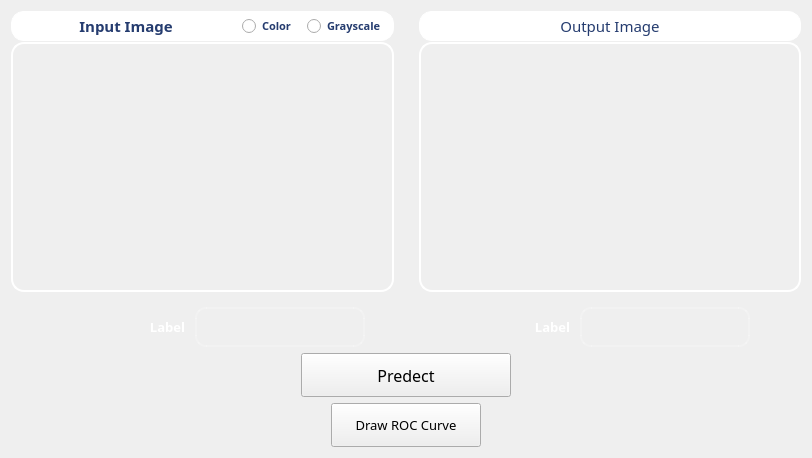
      <widget class="QWidget" name="tab_2">
       <attribute name="title">
        <string>Face Recognition</string>
       </attribute>
       <layout class="QGridLayout" name="gridLayout_230">
        <item row="0" column="0">
         <layout class="QGridLayout" name="gridLayout_229">
          <item row="2" column="0">
           <spacer name="horizontalSpacer_47">
            <property name="orientation">
             <enum>Qt::Horizontal</enum>
            </property>
            <property name="sizeHint" stdset="0">
             <size>
              <width>40</width>
              <height>20</height>
             </size>
            </property>
           </spacer>
          </item>
          <item row="2" column="1">
           <widget class="QPushButton" name="roc_btn">
            <property name="minimumSize">
             <size>
              <width>150</width>
              <height>44</height>
             </size>
            </property>
            <property name="font">
             <font>
              <family>Yu Gothic UI Semibold</family>
              <pointsize>10</pointsize>
             </font>
            </property>
            <property name="cursor">
             <cursorShape>PointingHandCursor</cursorShape>
            </property>
            <property name="text">
             <string>Draw ROC Curve</string>
            </property>
           </widget>
          </item>
          <item row="2" column="2">
           <spacer name="horizontalSpacer_48">
            <property name="orientation">
             <enum>Qt::Horizontal</enum>
            </property>
            <property name="sizeHint" stdset="0">
             <size>
              <width>40</width>
              <height>20</height>
             </size>
            </property>
           </spacer>
          </item>
          <item row="1" column="0" colspan="3">
           <layout class="QGridLayout" name="gridLayout_228">
            <item row="0" column="1">
             <widget class="QPushButton" name="predect_faces_btn">
              <property name="sizePolicy">
               <sizepolicy hsizetype="Fixed" vsizetype="Fixed">
                <horstretch>0</horstretch>
                <verstretch>0</verstretch>
               </sizepolicy>
              </property>
              <property name="minimumSize">
               <size>
                <width>210</width>
                <height>44</height>
               </size>
              </property>
              <property name="font">
               <font>
                <family>Yu Gothic UI Semibold</family>
                <pointsize>12</pointsize>
                <weight>50</weight>
                <bold>false</bold>
               </font>
              </property>
              <property name="cursor">
               <cursorShape>PointingHandCursor</cursorShape>
              </property>
              <property name="styleSheet">
               <string notr="true"/>
              </property>
              <property name="text">
               <string>Predect</string>
              </property>
             </widget>
            </item>
            <item row="0" column="2">
             <spacer name="horizontalSpacer_40">
              <property name="orientation">
               <enum>Qt::Horizontal</enum>
              </property>
              <property name="sizeHint" stdset="0">
               <size>
                <width>40</width>
                <height>20</height>
               </size>
              </property>
             </spacer>
            </item>
            <item row="0" column="0">
             <spacer name="horizontalSpacer_30">
              <property name="orientation">
               <enum>Qt::Horizontal</enum>
              </property>
              <property name="sizeHint" stdset="0">
               <size>
                <width>40</width>
                <height>20</height>
               </size>
              </property>
             </spacer>
            </item>
           </layout>
          </item>
          <item row="0" column="0" colspan="3">
           <layout class="QGridLayout" name="gridLayout_227" columnstretch="1,1">
            <property name="horizontalSpacing">
             <number>25</number>
            </property>
            <item row="0" column="0">
             <layout class="QGridLayout" name="gridLayout_218" rowstretch="1,0">
              <property name="verticalSpacing">
               <number>15</number>
              </property>
              <item row="0" column="0">
               <layout class="QGridLayout" name="gridLayout_219" rowstretch="0,1">
                <property name="verticalSpacing">
                 <number>1</number>
                </property>
                <item row="1" column="0">
                 <widget class="ImageView" name="widget_face_recognition_input_img" native="true">
                  <property name="minimumSize">
                   <size>
                    <width>350</width>
                    <height>250</height>
                   </size>
                  </property>
                  <property name="cursor">
                   <cursorShape>PointingHandCursor</cursorShape>
                  </property>
                  <property name="toolTip">
                   <string>Double-click to add an image</string>
                  </property>
                  <property name="styleSheet">
                   <string notr="true">/*border: 1px solid white;
border-radius: 10px;*/
border: 2px solid white;
border-radius: 13px;
color: white;
background-color: rgba(255, 255, 255, 0);</string>
                  </property>
                 </widget>
                </item>
                <item row="0" column="0">
                 <layout class="QGridLayout" name="gridLayout_220" columnstretch="1,0">
                  <property name="horizontalSpacing">
                   <number>0</number>
                  </property>
                  <item row="0" column="1">
                   <layout class="QGridLayout" name="gridLayout_221">
                    <property name="horizontalSpacing">
                     <number>0</number>
                    </property>
                    <item row="0" column="0">
                     <widget class="QRadioButton" name="radioButton_face_recognition_color">
                      <property name="sizePolicy">
                       <sizepolicy hsizetype="Preferred" vsizetype="Fixed">
                        <horstretch>0</horstretch>
                        <verstretch>0</verstretch>
                       </sizepolicy>
                      </property>
                      <property name="minimumSize">
                       <size>
                        <width>65</width>
                        <height>30</height>
                       </size>
                      </property>
                      <property name="font">
                       <font>
                        <family>Yu Gothic UI Semibold</family>
                        <pointsize>8</pointsize>
                        <weight>75</weight>
                        <bold>true</bold>
                       </font>
                      </property>
                      <property name="cursor">
                       <cursorShape>PointingHandCursor</cursorShape>
                      </property>
                      <property name="toolTip">
                       <string>Choose the colorization of the input image</string>
                      </property>
                      <property name="styleSheet">
                       <string notr="true">color: rgb(37, 60, 111);
background-color: white;
border: 1px solid white;</string>
                      </property>
                      <property name="text">
                       <string>Color</string>
                      </property>
                     </widget>
                    </item>
                    <item row="0" column="1">
                     <widget class="QRadioButton" name="radioButton_face_recognition_grayscale">
                      <property name="sizePolicy">
                       <sizepolicy hsizetype="Preferred" vsizetype="Fixed">
                        <horstretch>0</horstretch>
                        <verstretch>0</verstretch>
                       </sizepolicy>
                      </property>
                      <property name="minimumSize">
                       <size>
                        <width>88</width>
                        <height>30</height>
                       </size>
                      </property>
                      <property name="font">
                       <font>
                        <family>Yu Gothic UI Semibold</family>
                        <pointsize>8</pointsize>
                        <weight>75</weight>
                        <bold>true</bold>
                       </font>
                      </property>
                      <property name="cursor">
                       <cursorShape>PointingHandCursor</cursorShape>
                      </property>
                      <property name="toolTip">
                       <string>Choose the colorization of the input image</string>
                      </property>
                      <property name="styleSheet">
                       <string notr="true">color: rgb(37, 60, 111);
background-color: white;
border: 1px solid white;
border-top-right-radius: 13px;
border-bottom-right-radius: 13px;
padding-right: 2px;
</string>
                      </property>
                      <property name="text">
                       <string>Grayscale</string>
                      </property>
                     </widget>
                    </item>
                   </layout>
                  </item>
                  <item row="0" column="0">
                   <widget class="QLabel" name="label_input_img">
                    <property name="sizePolicy">
                     <sizepolicy hsizetype="Preferred" vsizetype="Fixed">
                      <horstretch>0</horstretch>
                      <verstretch>0</verstretch>
                     </sizepolicy>
                    </property>
                    <property name="minimumSize">
                     <size>
                      <width>197</width>
                      <height>30</height>
                     </size>
                    </property>
                    <property name="font">
                     <font>
                      <family>Yu Gothic</family>
                      <pointsize>11</pointsize>
                      <weight>75</weight>
                      <bold>true</bold>
                     </font>
                    </property>
                    <property name="styleSheet">
                     <string notr="true">color: rgb(37, 60, 111);
background-color: white;
border: 1px solid white;
border-top-left-radius: 13px;
border-bottom-left-radius: 13px;</string>
                    </property>
                    <property name="text">
                     <string>Input Image</string>
                    </property>
                    <property name="alignment">
                     <set>Qt::AlignCenter</set>
                    </property>
                    <property name="wordWrap">
                     <bool>false</bool>
                    </property>
                   </widget>
                  </item>
                 </layout>
                </item>
               </layout>
              </item>
              <item row="1" column="0">
               <layout class="QGridLayout" name="gridLayout_224">
                <property name="horizontalSpacing">
                 <number>10</number>
                </property>
                <item row="0" column="1">
                 <widget class="QLabel" name="label_100">
                  <property name="sizePolicy">
                   <sizepolicy hsizetype="Fixed" vsizetype="Fixed">
                    <horstretch>0</horstretch>
                    <verstretch>0</verstretch>
                   </sizepolicy>
                  </property>
                  <property name="minimumSize">
                   <size>
                    <width>145</width>
                    <height>0</height>
                   </size>
                  </property>
                  <property name="maximumSize">
                   <size>
                    <width>145</width>
                    <height>16777215</height>
                   </size>
                  </property>
                  <property name="font">
                   <font>
                    <family>Yu Gothic UI Semibold</family>
                    <pointsize>10</pointsize>
                    <weight>75</weight>
                    <bold>true</bold>
                   </font>
                  </property>
                  <property name="styleSheet">
                   <string notr="true">border-radius: 11px;
color: white;
</string>
                  </property>
                  <property name="text">
                   <string>Label</string>
                  </property>
                  <property name="alignment">
                   <set>Qt::AlignRight|Qt::AlignTrailing|Qt::AlignVCenter</set>
                  </property>
                 </widget>
                </item>
                <item row="0" column="2">
                 <widget class="QLabel" name="label_left">
                  <property name="sizePolicy">
                   <sizepolicy hsizetype="Fixed" vsizetype="Fixed">
                    <horstretch>0</horstretch>
                    <verstretch>0</verstretch>
                   </sizepolicy>
                  </property>
                  <property name="minimumSize">
                   <size>
                    <width>170</width>
                    <height>40</height>
                   </size>
                  </property>
                  <property name="maximumSize">
                   <size>
                    <width>170</width>
                    <height>16777215</height>
                   </size>
                  </property>
                  <property name="font">
                   <font>
                    <family>Yu Gothic UI Semibold</family>
                    <pointsize>11</pointsize>
                    <weight>75</weight>
                    <bold>true</bold>
                   </font>
                  </property>
                  <property name="toolTip">
                   <string>Computation time</string>
                  </property>
                  <property name="styleSheet">
                   <string notr="true">border: 2px solid rgba(255, 255, 255, 50);
border-radius: 11px;
color: white;</string>
                  </property>
                  <property name="text">
                   <string/>
                  </property>
                  <property name="alignment">
                   <set>Qt::AlignCenter</set>
                  </property>
                 </widget>
                </item>
                <item row="0" column="0">
                 <spacer name="horizontalSpacer_45">
                  <property name="orientation">
                   <enum>Qt::Horizontal</enum>
                  </property>
                  <property name="sizeHint" stdset="0">
                   <size>
                    <width>40</width>
                    <height>20</height>
                   </size>
                  </property>
                 </spacer>
                </item>
                <item row="0" column="3">
                 <spacer name="horizontalSpacer_46">
                  <property name="orientation">
                   <enum>Qt::Horizontal</enum>
                  </property>
                  <property name="sizeHint" stdset="0">
                   <size>
                    <width>40</width>
                    <height>20</height>
                   </size>
                  </property>
                 </spacer>
                </item>
               </layout>
              </item>
             </layout>
            </item>
            <item row="0" column="1">
             <layout class="QGridLayout" name="gridLayout_226" rowstretch="1,0">
              <property name="verticalSpacing">
               <number>15</number>
              </property>
              <item row="0" column="0">
               <layout class="QGridLayout" name="gridLayout_222" rowstretch="0,1">
                <property name="verticalSpacing">
                 <number>1</number>
                </property>
                <item row="0" column="0">
                 <widget class="QLabel" name="label_output_img">
                  <property name="sizePolicy">
                   <sizepolicy hsizetype="Preferred" vsizetype="Fixed">
                    <horstretch>0</horstretch>
                    <verstretch>0</verstretch>
                   </sizepolicy>
                  </property>
                  <property name="minimumSize">
                   <size>
                    <width>0</width>
                    <height>30</height>
                   </size>
                  </property>
                  <property name="font">
                   <font>
                    <family>Yu Gothic UI Semibold</family>
                    <pointsize>11</pointsize>
                    <weight>50</weight>
                    <bold>false</bold>
                   </font>
                  </property>
                  <property name="styleSheet">
                   <string notr="true">color: rgb(37, 60, 111);
background-color: white;
border: 1px solid white;
border-radius: 13px;</string>
                  </property>
                  <property name="text">
                   <string>Output Image</string>
                  </property>
                  <property name="alignment">
                   <set>Qt::AlignCenter</set>
                  </property>
                 </widget>
                </item>
                <item row="1" column="0">
                 <widget class="ImageView" name="widget_face_recognition_output_img" native="true">
                  <property name="minimumSize">
                   <size>
                    <width>350</width>
                    <height>250</height>
                   </size>
                  </property>
                  <property name="styleSheet">
                   <string notr="true">/*border: 1px solid white;
border-radius: 10px;*/
border: 2px solid white;
border-radius: 13px;</string>
                  </property>
                 </widget>
                </item>
               </layout>
              </item>
              <item row="1" column="0">
               <layout class="QGridLayout" name="gridLayout_225">
                <property name="horizontalSpacing">
                 <number>10</number>
                </property>
                <item row="0" column="0">
                 <spacer name="horizontalSpacer_43">
                  <property name="orientation">
                   <enum>Qt::Horizontal</enum>
                  </property>
                  <property name="sizeHint" stdset="0">
                   <size>
                    <width>40</width>
                    <height>20</height>
                   </size>
                  </property>
                 </spacer>
                </item>
                <item row="0" column="1">
                 <widget class="QLabel" name="label_101">
                  <property name="sizePolicy">
                   <sizepolicy hsizetype="Fixed" vsizetype="Fixed">
                    <horstretch>0</horstretch>
                    <verstretch>0</verstretch>
                   </sizepolicy>
                  </property>
                  <property name="minimumSize">
                   <size>
                    <width>100</width>
                    <height>0</height>
                   </size>
                  </property>
                  <property name="maximumSize">
                   <size>
                    <width>100</width>
                    <height>16777215</height>
                   </size>
                  </property>
                  <property name="font">
                   <font>
                    <family>Yu Gothic UI Semibold</family>
                    <pointsize>10</pointsize>
                    <weight>75</weight>
                    <bold>true</bold>
                   </font>
                  </property>
                  <property name="styleSheet">
                   <string notr="true">border-radius: 11px;
color: white;
</string>
                  </property>
                  <property name="text">
                   <string>Label</string>
                  </property>
                  <property name="alignment">
                   <set>Qt::AlignRight|Qt::AlignTrailing|Qt::AlignVCenter</set>
                  </property>
                 </widget>
                </item>
                <item row="0" column="2">
                 <widget class="QLabel" name="label_right">
                  <property name="sizePolicy">
                   <sizepolicy hsizetype="Fixed" vsizetype="Fixed">
                    <horstretch>0</horstretch>
                    <verstretch>0</verstretch>
                   </sizepolicy>
                  </property>
                  <property name="minimumSize">
                   <size>
                    <width>170</width>
                    <height>40</height>
                   </size>
                  </property>
                  <property name="maximumSize">
                   <size>
                    <width>170</width>
                    <height>16777215</height>
                   </size>
                  </property>
                  <property name="font">
                   <font>
                    <family>Yu Gothic UI Semibold</family>
                    <pointsize>11</pointsize>
                    <weight>75</weight>
                    <bold>true</bold>
                   </font>
                  </property>
                  <property name="toolTip">
                   <string>Computation time</string>
                  </property>
                  <property name="styleSheet">
                   <string notr="true">border: 2px solid rgba(255, 255, 255, 50);
border-radius: 11px;
color: white;</string>
                  </property>
                  <property name="text">
                   <string/>
                  </property>
                  <property name="alignment">
                   <set>Qt::AlignCenter</set>
                  </property>
                 </widget>
                </item>
                <item row="0" column="3">
                 <spacer name="horizontalSpacer_44">
                  <property name="orientation">
                   <enum>Qt::Horizontal</enum>
                  </property>
                  <property name="sizeHint" stdset="0">
                   <size>
                    <width>40</width>
                    <height>20</height>
                   </size>
                  </property>
                 </spacer>
                </item>
               </layout>
              </item>
             </layout>
            </item>
           </layout>
          </item>
         </layout>
        </item>
       </layout>
      </widget>
